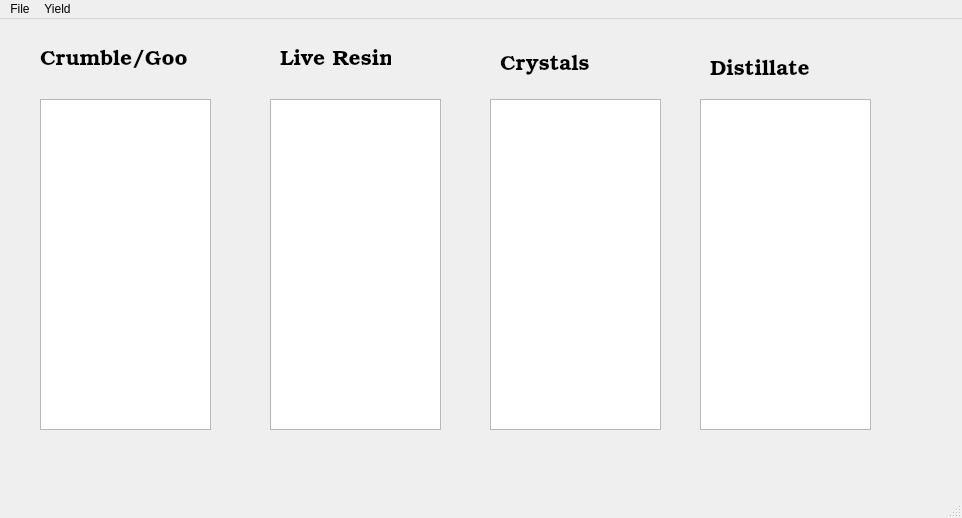
<?xml version="1.0" encoding="UTF-8"?>
<ui version="4.0">
 <class>MainWindow</class>
 <widget class="QMainWindow" name="MainWindow">
  <property name="geometry">
   <rect>
    <x>0</x>
    <y>0</y>
    <width>962</width>
    <height>518</height>
   </rect>
  </property>
  <property name="windowTitle">
   <string>MainWindow</string>
  </property>
  <widget class="QWidget" name="centralwidget">
   <widget class="QLabel" name="labelCrum">
    <property name="geometry">
     <rect>
      <x>40</x>
      <y>30</y>
      <width>151</width>
      <height>21</height>
     </rect>
    </property>
    <property name="font">
     <font>
      <family>URW Bookman L</family>
      <pointsize>16</pointsize>
     </font>
    </property>
    <property name="text">
     <string>Crumble/Goo</string>
    </property>
   </widget>
   <widget class="QLabel" name="labeLive">
    <property name="geometry">
     <rect>
      <x>280</x>
      <y>30</y>
      <width>111</width>
      <height>21</height>
     </rect>
    </property>
    <property name="font">
     <font>
      <family>URW Bookman L</family>
      <pointsize>16</pointsize>
     </font>
    </property>
    <property name="text">
     <string>Live Resin</string>
    </property>
   </widget>
   <widget class="QLabel" name="labelCry">
    <property name="geometry">
     <rect>
      <x>500</x>
      <y>30</y>
      <width>91</width>
      <height>31</height>
     </rect>
    </property>
    <property name="font">
     <font>
      <family>URW Bookman L</family>
      <pointsize>16</pointsize>
     </font>
    </property>
    <property name="text">
     <string>Crystals</string>
    </property>
   </widget>
   <widget class="QLabel" name="labelDisto">
    <property name="geometry">
     <rect>
      <x>710</x>
      <y>40</y>
      <width>111</width>
      <height>21</height>
     </rect>
    </property>
    <property name="font">
     <font>
      <family>URW Bookman L</family>
      <pointsize>16</pointsize>
     </font>
    </property>
    <property name="text">
     <string>Distillate</string>
    </property>
   </widget>
   <widget class="QListWidget" name="listCrum">
    <property name="geometry">
     <rect>
      <x>40</x>
      <y>80</y>
      <width>171</width>
      <height>331</height>
     </rect>
    </property>
    <property name="font">
     <font>
      <family>URW Bookman L</family>
      <pointsize>12</pointsize>
     </font>
    </property>
   </widget>
   <widget class="QListWidget" name="listDisto">
    <property name="geometry">
     <rect>
      <x>700</x>
      <y>80</y>
      <width>171</width>
      <height>331</height>
     </rect>
    </property>
   </widget>
   <widget class="QListWidget" name="listCry">
    <property name="geometry">
     <rect>
      <x>490</x>
      <y>80</y>
      <width>171</width>
      <height>331</height>
     </rect>
    </property>
    <property name="font">
     <font>
      <family>URW Bookman L</family>
      <pointsize>12</pointsize>
     </font>
    </property>
   </widget>
   <widget class="QListWidget" name="listLive">
    <property name="geometry">
     <rect>
      <x>270</x>
      <y>80</y>
      <width>171</width>
      <height>331</height>
     </rect>
    </property>
    <property name="font">
     <font>
      <family>URW Bookman L</family>
      <pointsize>12</pointsize>
     </font>
    </property>
   </widget>
  </widget>
  <widget class="QMenuBar" name="menubar">
   <property name="geometry">
    <rect>
     <x>0</x>
     <y>0</y>
     <width>962</width>
     <height>25</height>
    </rect>
   </property>
   <widget class="QMenu" name="menuFile">
    <property name="title">
     <string>File</string>
    </property>
    <addaction name="actionQuit"/>
   </widget>
   <widget class="QMenu" name="menuYield">
    <property name="title">
     <string>Yield</string>
    </property>
    <widget class="QMenu" name="menuYield_Selected">
     <property name="title">
      <string>Yield Selected</string>
     </property>
     <addaction name="actionCrumble_Goo"/>
     <addaction name="actionLive_Resin"/>
     <addaction name="actionCrystals"/>
     <addaction name="actionDistillate"/>
    </widget>
    <addaction name="menuYield_Selected"/>
   </widget>
   <addaction name="menuFile"/>
   <addaction name="menuYield"/>
  </widget>
  <widget class="QStatusBar" name="statusbar"/>
  <action name="actionSave">
   <property name="text">
    <string>Save</string>
   </property>
  </action>
  <action name="actionQuit">
   <property name="text">
    <string>Quit</string>
   </property>
  </action>
  <action name="actionBulk">
   <property name="text">
    <string>Bulk</string>
   </property>
  </action>
  <action name="actionDistolate">
   <property name="text">
    <string>Distolate</string>
   </property>
  </action>
  <action name="actionUnit_Package">
   <property name="text">
    <string>Unit Package</string>
   </property>
  </action>
  <action name="actionCrumble_Goo">
   <property name="text">
    <string>Crumble/Goo</string>
   </property>
  </action>
  <action name="actionLive_Resin">
   <property name="text">
    <string>Live Resin</string>
   </property>
  </action>
  <action name="actionCrystals">
   <property name="text">
    <string>Crystals</string>
   </property>
  </action>
  <action name="actionDistillate">
   <property name="text">
    <string>Distillate</string>
   </property>
  </action>
 </widget>
 <resources/>
 <connections/>
</ui>
